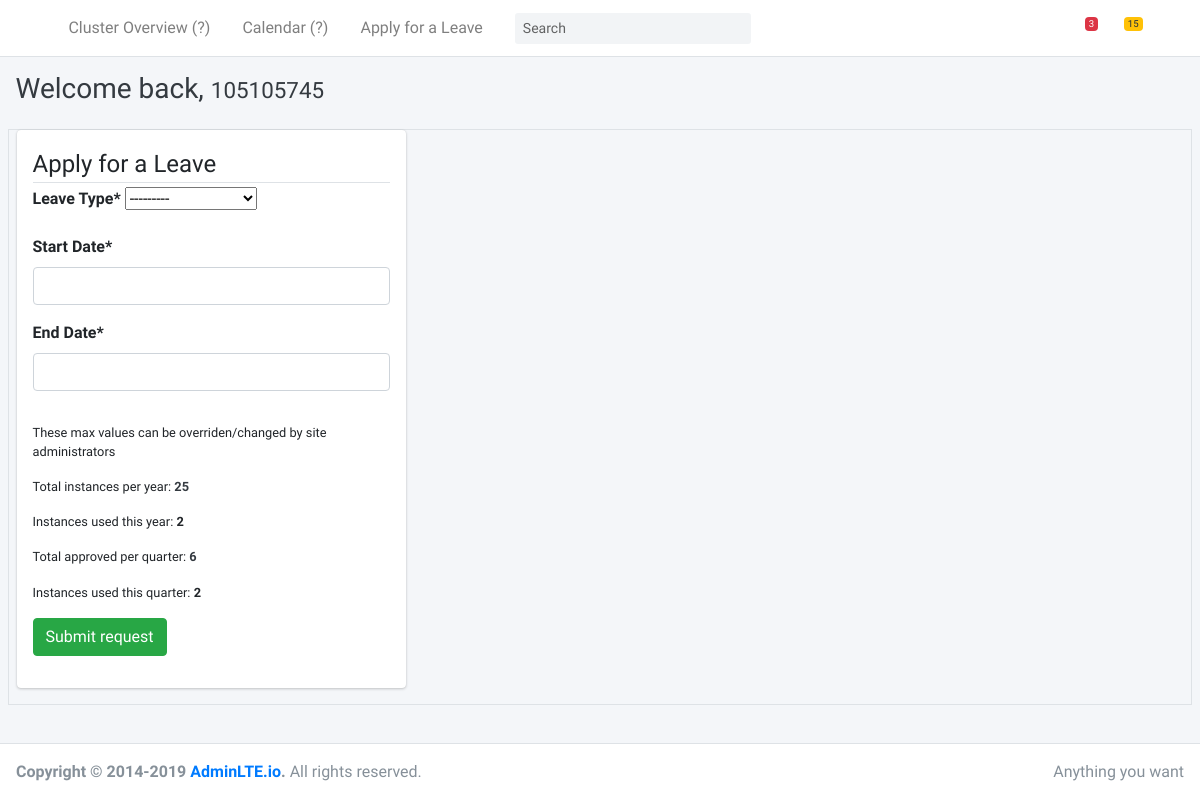
Screenshot of /apply-leave/ (signed in) with the database file from the repository.
### users/models.py (models this page shows, shortened)
class User(AbstractBaseUser, PermissionsMixin):
    staff_id = models.PositiveIntegerField(unique=True) # change max_length if needed, add min_length/value
    email = models.EmailField(unique=True) # add unique & null field options in production!
    date_joined = models.DateTimeField(default=timezone.now)
    last_login = models.DateTimeField(auto_now=True)
    is_active = models.BooleanField(default=True)  ############################### <-- disabled user account after registration, SET TO TRUE FOR THE FIRST TIME!
    is_staff = models.BooleanField(default=False)
    is_superuser = models.BooleanField(default=False)
    is_advisor          = models.BooleanField(default=True) ### <-- default is all users that register are advisors
    is_team_leader      = models.BooleanField(default=False)
    is_operations_manager  = models.BooleanField(default=False)
    first_name          = models.CharField(max_length=50)
    middle_name         = models.CharField(max_length=50, blank=True)
    last_name           = models.CharField(max_length=50)
    ext_name            = models.CharField(max_length=3, blank=True, null=True, verbose_name="Extension")
    SFST    = "Secured Financial Support Team"
    UFST    = "UnSecured Financial Support Team"
    AUH     = "Australia Collections"
    AU      = "Australia"
    PH      = "Philippines"
    SG      = "Singapore"
    MSS     = "Marks & Spencer"
    HRS     = "HSBC Repayment Services"
    US      = "US"
    CANADA  = "CANADA"
    OTPA    = "Outcome Testing Policy Adherence"
    choices = [
        (SFST, "Secured Financial Support Team"),
        (UFST, "UnSecured Financial Support Team"),
        (AUH, "Australia Collections"),
        (AU, "Australia"),
        (PH, "Philippines"),
        (SG, "Singapore"),
        (MSS, "Marks & Spencer"),
        (HRS, "HSBC Repayment Services"),
        (US, "United States"),
        (CANADA, "Canada"),
        (OTPA, "Outcome Testing Policy Adherence")
        ]
    workgroup           = models.CharField(max_length=100, choices=choices, default="Default", verbose_name="WorkGroup: ")
    objects = CustomUserManager() # set the CustomUserManager() above instead of default UserManager() from django.contrib.auth
    USERNAME_FIELD = "staff_id" # the key identifier of accounts. This was also set on the CustomUserManager() class code
    REQUIRED_FIELDS = [] # ["email", "username", "first_name", "last_name"]
    class Meta:
        verbose_name = "User"
        verbose_name_plural = 'Users'
    def dp_directory_path(instance, filename):
        return 'users/{}/DP/{}'.format(instance.user.staff_id, filename)
    image = models.ImageField(default='defaults/default_user_dp.png', blank=True, upload_to=dp_directory_path, verbose_name="Photo")

### home/models.py (models this page shows, shortened)
class LeaveCounter(models.Model):
    employee = models.OneToOneField(User, on_delete=models.CASCADE, verbose_name='Requester')
    max_instances_per_year = models.PositiveIntegerField(default=25, verbose_name='Max. Instances Per Year', help_text="This count shows the default. Always check for 'additional_instances' for the actual computation of the max_allowed instances per_year and per_quarter.")
    max_instances_per_quarter = models.PositiveIntegerField(default=6, verbose_name='Max. Instances Per Quarter', help_text="This count shows the default. Always check for 'additional_instances' for the actual computation of the max_allowed instances per_year and per_quarter.")
    instances_used_this_year = models.PositiveIntegerField(default=0, verbose_name='Instances Used This Year')
    instances_used_this_quarter = models.PositiveIntegerField(default=0, verbose_name='Instances Used This Quarter')
    last_year_reset_date = models.DateField(null=True, blank=True, verbose_name='Last Year Reset Date')
    last_quarter_reset_date = models.DateField(null=True, blank=True, verbose_name='Last Quarter Reset Date')
    additional_instances_per_year = models.PositiveIntegerField(default=0, verbose_name='Additional Instances Per Year')
    additional_instances_per_quarter = models.PositiveIntegerField(default=0, verbose_name='Additional Instances Per Quarter')
    import calendar

### home/views.py (the view, shortened to what this page needs)
# urls.py: path('apply-leave/', ApplyLeaveView.as_view(), name='apply-leave'),
class ApplyLeaveView(LoginRequiredMixin, CreateView):
    model = Leave
    form_class = LeaveForm
    template_name = 'home/authed/apply_leave_form.html'
    success_message = "Leave request submitted."
    success_url = '/'
    def get_form_kwargs(self):
        kwargs = super().get_form_kwargs()
        kwargs.update({'employee': self.request.user})
        return kwargs
    def get_context_data(self, **kwargs):
        data = super().get_context_data(**kwargs)
        leave_counter, _ = LeaveCounter.objects.get_or_create(employee=self.request.user)
        data['leave_counter'] = leave_counter
        return data

### home/forms.py (shortened to what this page needs)
class LeaveForm(forms.ModelForm):
    start_date = forms.SelectDateWidget()
    end_date = forms.SelectDateWidget()
    class Meta:
        model = Leave
        fields = ['leave_type', 'start_date', 'end_date']
    def __init__(self, *args, **kwargs):
        self.employee = kwargs.pop('employee', None)
        super().__init__(*args, **kwargs)

### home/models.py (called while the page is built)
    def __str__(self):
        return self.name

### home/templates/home/authed/apply_leave_form.html (shortened to what this page needs)
{% extends 'base.html' %}
{% load crispy_forms_tags %}
{% block content %}
<div class="card p-3 col-4">
  <form method="POST" enctype="multipart/form-data">
    <fieldset class="form-group">
      <legend class="border-bottom mb-1">Apply for a Leave</legend>
      {{ form|crispy }}
    </fieldset>
    <small>
      <p>These max values can be overriden/changed by site administrators</p>
      <p>Total instances per year: <b class="text-dark">{{ leave_counter.max_instances_per_year }}</b></p>
      <p>Instances used this year: <b>{{ leave_counter.instances_used_this_year }}</b></p>
      <p>Total approved per quarter: <b class="text-dark">{{ leave_counter.max_instances_per_quarter }}</b></p>
      <p>Instances used this quarter: <b>{{ leave_counter.instances_used_this_quarter }}</b></p>
    </small>
    <div class="form-group">
      <button class="btn btn-success" type="submit">Submit request</button>
    </div>
  </form>
</div>
{% endblock content %}

### home/templates/base.html (shortened to what this page needs)
<!DOCTYPE html>
<html lang="en">
<head>
  <link rel="stylesheet" href="/static/admin-lte/plugins/fontawesome-free/css/all.min.css">
  <link rel="stylesheet" href="/static/admin-lte/dist/css/adminlte.min.css">
</head>
<body class="hold-transition sidebar-collapse">
<div class="wrapper">
  <nav class="main-header navbar navbar-expand navbar-white navbar-light">
    <ul class="navbar-nav">
      <li class="nav-item">
        <a class="nav-link" data-widget="pushmenu" href="#" role="button"><i class="fas fa-bars"></i></a>
      </li>
      <li class="nav-item d-none d-sm-inline-block">
        <a href="#" class="nav-link">Cluster Overview (?)</a>
      </li>
      <li class="nav-item d-none d-sm-inline-block">
        <a href="#" class="nav-link">Calendar (?)</a>
      </li>
      <li class="nav-item d-none d-sm-inline-block">
        <a href="/apply-leave" class="nav-link">Apply for a Leave</a>
      </li>
    </ul>
    <form class="form-inline ml-3">
      <div class="input-group input-group-sm">
        <input class="form-control form-control-navbar" type="search" placeholder="Search" aria-label="Search">
        <div class="input-group-append">
          <button class="btn btn-navbar" type="submit">
            <i class="fas fa-search"></i>
          </button>
        </div>
      </div>
    </form>
    <ul class="navbar-nav ml-auto">
      <li class="nav-item dropdown">
        <a class="nav-link" data-toggle="dropdown" href="#">
          <i class="far fa-comments"></i>
          <span class="badge badge-danger navbar-badge">3</span>
        </a>
      </li>
      <li class="nav-item dropdown">
        <a class="nav-link" data-toggle="dropdown" href="#">
          <span class="badge badge-warning navbar-badge">15</span>
        </a>
      </li>
      <li class="nav-item">
        <a class="nav-link" data-widget="control-sidebar" data-slide="true" href="#" role="button"><i
            class="fas fa-th-large"></i></a>
      </li>
    </ul>
  </nav>
  <div class="content-wrapper">
    <div class="content-header">
      <div class="container-fluid">
        <div class="row mb-2">
          <div class="col-sm-6">
            {% if request.user.profile.first_name %}
              <h4 class="m-0 text-dark">Welcome back, {{request.user.profile.first_name}}! <small class="text-sm"> ({{request.user.staff_id}})</small></h4>
            {% else %}
              <h3 class="m-0 text-dark">Welcome back, <small>{{request.user.staff_id}}</small></h3>
            {% endif %}
          </div>
          <div class="col-sm float-right">
          </div>
        </div>
      </div>
    </div>
    <div class="content">
      <div class="container-fluid border border-solid-black">
        {% block content %}
        {% endblock content %}
      </div>
    </div>
  </div>
  <footer class="main-footer">
    <div class="float-right d-none d-sm-inline">
      Anything you want
    </div>
    <strong>Copyright &copy; 2014-2019 <a href="https://adminlte.io">AdminLTE.io</a>.</strong> All rights reserved.
  </footer>
</div>
</body>
</html>

### rows the page displays
User: user.staff_id "105105745"
LeaveCounter: max_instances_per_year "25", instances_used_this_year "2", max_instances_per_quarter "6", instances_used_this_quarter "2"
